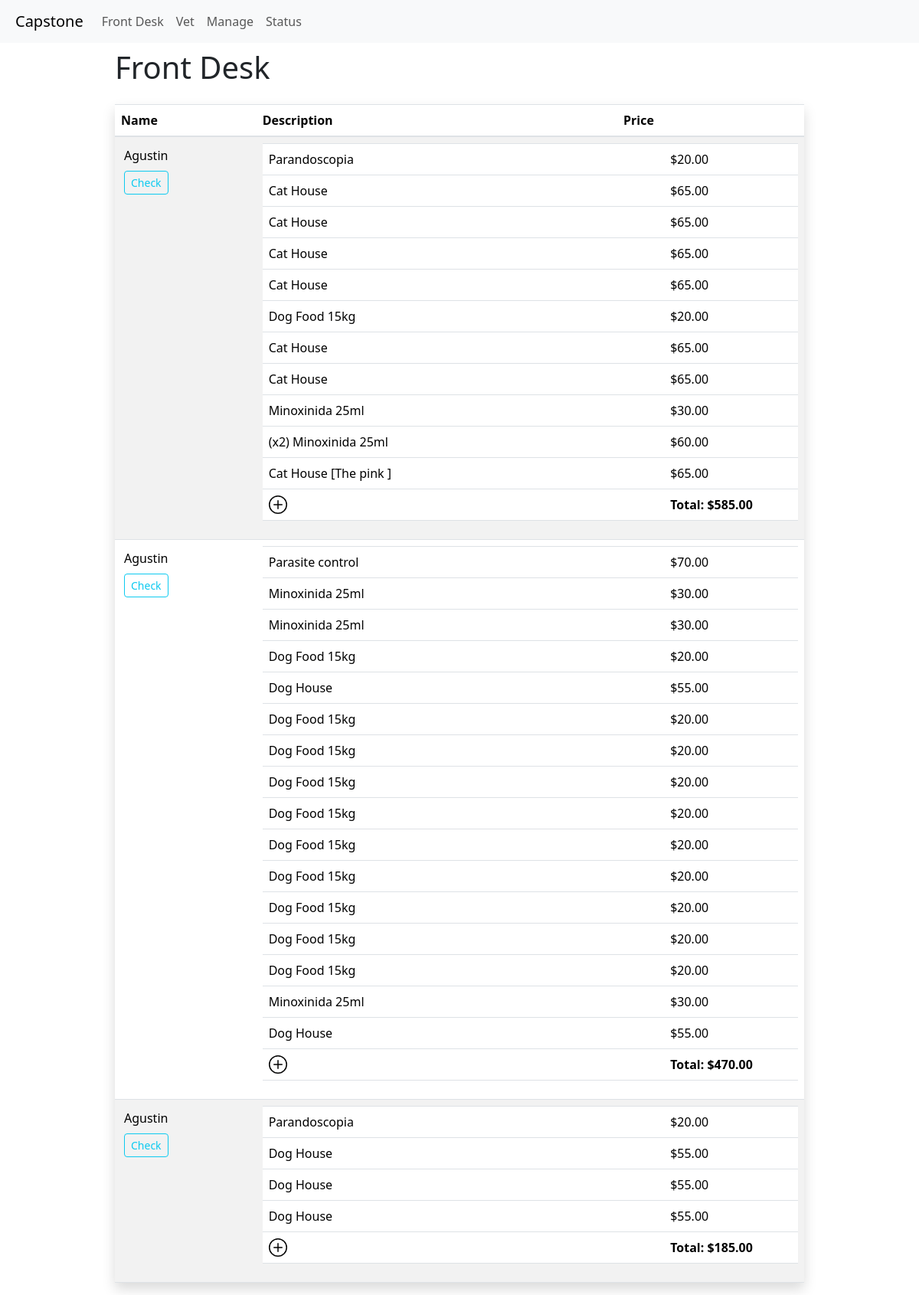
The app's page /front_desk, older data.
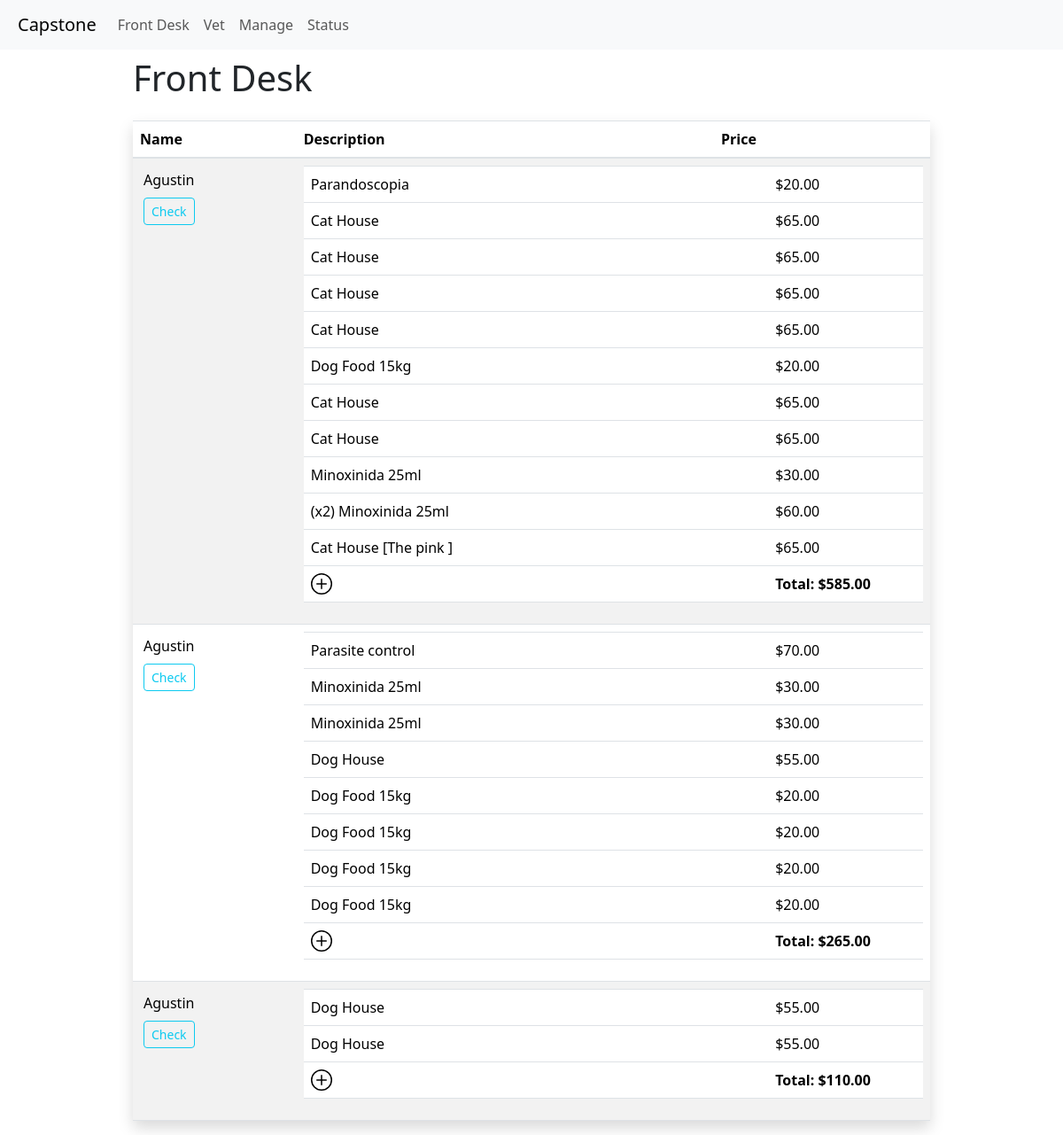
The same page, newer data.
### item_track/models.py (models this page shows, shortened)
class TransactionRecord(models.Model):
    id = models.AutoField(primary_key=True)
    name = models.CharField(max_length=64)
    description = models.CharField(max_length=256, blank=True, null=True)
    client = models.ForeignKey("Client", on_delete=models.CASCADE, related_name="transactions", blank=True, null=True)
    treatments = models.ManyToManyField("Treatment", related_name="transactions", blank=True, null=True)
    date = models.DateTimeField(auto_now_add=True)
    total = models.DecimalField(max_digits=10, decimal_places=2, blank=True, null=True)
    payment_method = models.CharField(max_length=64, blank=True, null=True)
    payment_status = models.CharField(max_length=64, blank=True, null=True)
    payment_date = models.DateTimeField(blank=True, null=True)
    payment_amount = models.DecimalField(max_digits=10, decimal_places=2, blank=True, null=True)
    payment_reference = models.CharField(max_length=64, blank=True, null=True)
    payment_comments = models.CharField(max_length=256, blank=True, null=True)
    active = models.BooleanField(default=True)

class Movements(models.Model):
    id = models.AutoField(primary_key=True)
    item = models.ForeignKey("Item", on_delete=models.CASCADE, related_name="movements", blank=True, null=True)
    observation = models.CharField(max_length=256, blank=True, null=True)
    client = models.ForeignKey("Client", on_delete=models.CASCADE, related_name="movements", blank=True, null=True)
    treatment = models.ForeignKey("Treatment", on_delete=models.CASCADE, related_name="movements", blank=True, null=True)
    date = models.DateTimeField(auto_now_add=True)
    type = models.CharField(max_length=64, blank=True, null=True)
    quantity = models.IntegerField()
    price = models.DecimalField(max_digits=10, decimal_places=2, blank=True, null=True)
    total = models.DecimalField(max_digits=10, decimal_places=2, blank=True, null=True)
    TransactionRecord = models.ForeignKey("TransactionRecord", on_delete=models.CASCADE, related_name="movements", blank=True, null=True)
    def show(self):
        show_amount = ""
        if self.quantity > 1:
            show_amount = (f"(x{self.quantity})")
        show_observation = ""
        if self.observation:
            show_observation = f"[{self.observation}]"
        show_element = ''
        if self.item:
            show_element = self.item.name
        elif self.treatment:
            show_element = self.treatment.name
        return f"{show_amount} {show_element} {show_observation}"

class Treatment(models.Model):
    id = models.AutoField(primary_key=True)
    name = models.CharField(max_length=64)
    description = models.CharField(max_length=256, blank=True, null=True)
    date_added = models.DateTimeField(auto_now_add=True)
    date_modified = models.DateTimeField(auto_now=True)
    price = models.DecimalField(max_digits=10, decimal_places=2, blank=True, null=True)
    active = models.BooleanField(default=True)

class Item(models.Model):
    id = models.AutoField(primary_key=True)
    name = models.CharField(max_length=64)
    description = models.CharField(max_length=256, blank=True, null=True)
    barcode = models.CharField(max_length=64, blank=True, null=True)
    image = models.ImageField(upload_to="item_track/images", blank=True, null=True)
    category = models.ManyToManyField("Category", blank=True, related_name="items")
    price = models.DecimalField(max_digits=10, decimal_places=2, blank=True, null=True)
    stock = models.IntegerField(blank=True, null=True)
    stock_min = models.IntegerField(blank=True, null=True)
    date_added = models.DateTimeField(auto_now_add=True)
    date_modified = models.DateTimeField(auto_now=True)
    expiration_date = models.DateTimeField(blank=True, null=True)
    active = models.BooleanField(default=True)
    def __str__(self):
        return f"{self.name}"

### item_track/views.py (the view, shortened to what this page needs)
# urls.py: path("front_desk", views.front_desk, name="front_desk"),
def front_desk(request):
    items = Item.objects.all()
    treatments = Treatment.objects.all()
    if request.method == "PUT":
        data = json.loads(request.body)
        transaction_id = data['consult_id']
        transaction = TransactionRecord.objects.get(id=transaction_id)
        transaction.active = False
        transaction.save()
    consults = TransactionRecord.objects.filter(active=True).order_by
    past_consults = TransactionRecord.objects.filter(active=False).order_by('-date')
    return render(request, "item_track/front_desk.html",{
        'consults': consults,
        'past_consults': past_consults,
        'items': items,
        'treatments': treatments
    })

### item_track/templates/item_track/front_desk.html (shortened to what this page needs)
{% extends "item_track/layout.html" %}
{% load static %}
{% block body %}
    {% block main %}
        <div class="d-flex justify-content-center">
        <div class="w-75" style="max-width: 1200px;">
                <h1 class="mb-4 mt-2">Front Desk</h1>
                <table class="table table-striped custome-table shadow">
                    <thead>
                        <tr>
                        <th scope="col">Name</th>
                        <th scope="col">Description</th>
                        <th scope="col">Price</th>
                        </tr>
                    </thead>
                    <tbody>
                    {% for consult in consults %}
                        <div>
                            <tr id="row-{{ consult.id }}">
                                <td>
                                    <div class="d-flex flex-column justify-content-between">
                                    <span class="m-1">{{ consult.name }}</span>
                                    <div>
                                        <button onclick="check_consult('{{ csrf_token }}','{{ consult.id }}')" type="submit" class="btn btn-outline-info btn-sm m-1">Check</button>
                                    </div>
                                </td>
                                <td colspan="2" class="custom-table">
                                    <table class="table">
                                        <tbody>
                                            {% for element in consult.movements.all %}
                                                <tr id="row-{{ element.id }}" class="selectable-row"
                                                    data-id="{{ element.id }}"
                                                    onclick="clickrow(event, '{{ element.id }}', '{{ consult.id }}')">
                                                    <td class="w-75">
                                                        {{element.show}}
                                                    </td class="w-25">
                                                    <td>${{ element.total }}</td>
                                                </tr>
                                            {% endfor %}
                                            <tr>
                                                <td>
                                                    <div class="d-flex">
                                                        <svg  xmlns="http://www.w3.org/2000/svg" width="24" height="24" fill="currentColor" viewBox="0 0 16 16"
                                                        class="bi bi-plus-circle mr-3"
                                                        style="cursor: pointer"
                                                        onclick="addRow(this, '{{ consult.id }}', '{{ csrf_token }}')">
                                                        <path d="M8 15A7 7 0 1 1 8 1a7 7 0 0 1 0 14zm0 1A8 8 0 1 0 8 0a8 8 0 0 0 0 16z"/>
                                                        <path d="M8 4a.5.5 0 0 1 .5.5v3h3a.5.5 0 0 1 0 1h-3v3a.5.5 0 0 1-1 0v-3h-3a.5.5 0 0 1 0-1h3v-3A.5.5 0 0 1 8 4z"/>
                                                        </svg>
                                                    </div>
                                                </td>
                                                <td><b>Total: <span id="total-{{ consult.id }}">${{ consult.total }}</span></b></td>
                                            </tr>
                                        </tbody>
                                    </table>
                                </td>
                            </tr>
                        </div>
                    {% endfor %}
                    </tbody>
                </table>
        </div>
        </div>
    {% endblock %}
{% endblock %}

### item_track/templates/item_track/layout.html (shortened to what this page needs)
{% load static %}
<!DOCTYPE html>
<html lang="en">
    <head>
        <link rel="stylesheet" href="https://stackpath.bootstrapcdn.com/bootstrap/4.4.1/css/bootstrap.min.css">
        <link href="{% static 'item_track/styles.css' %}" rel="stylesheet">
        <link rel="stylesheet" href="https://cdnjs.cloudflare.com/ajax/libs/rangeslider.js/2.3.3/rangeslider.css">
        <link href="https://maxcdn.bootstrapcdn.com/bootstrap/4.5.2/css/bootstrap.min.css" rel="stylesheet">
        <link href="https://cdn.jsdelivr.net/npm/bootstrap@5.3.1/dist/css/bootstrap.min.css" rel="stylesheet">
    </head>
    <body>
      <nav class="navbar navbar-expand-lg bg-body-tertiary p-2">
        <div class="container-fluid">
          <a class="navbar-brand" href="{% url 'index' %}">Capstone</a>
          <div class="collapse navbar-collapse" id="navbarNav">
            <ul class="navbar-nav">
              <li class="nav-item">
                <a class="nav-link" href="{% url 'front_desk' %}">Front Desk</a>
              </li>
              <li class="nav-item">
                <a class="nav-link" href="{% url 'vet' %}">Vet</a>
              </li>
              <li class="nav-item">
                <a class="nav-link" href="{% url 'manage' %}">Manage</a>
              </li>
              <li class="nav-item">
                <a class="nav-link" href="{% url 'status' %}">Status</a>
              </li>
            </ul>
          </div>
        </div>
      </nav>
      <div class="body">
          {% block body %}
          {% endblock %}
      </div>
    </body>
</html>

Row changes from the older to the newer data that the page shows:
removed Movements: show "Dog Food 15kg", total "20.00", shown under TransactionRecord (number 2 of 3 on the later page)
removed Movements: show "Dog Food 15kg", total "20.00", shown under TransactionRecord (number 2 of 3 on the later page)
removed Movements: show "Dog Food 15kg", total "20.00", shown under TransactionRecord (number 2 of 3 on the later page)
removed Movements: show "Dog Food 15kg", total "20.00", shown under TransactionRecord (number 2 of 3 on the later page)
removed Movements: show "Dog Food 15kg", total "20.00", shown under TransactionRecord (number 2 of 3 on the later page)
removed Movements: show "Dog Food 15kg", total "20.00", shown under TransactionRecord (number 2 of 3 on the later page)
removed Movements: show "Minoxinida 25ml", total "30.00", shown under TransactionRecord (number 2 of 3 on the later page)
removed Movements: show "Dog House", total "55.00", shown under TransactionRecord (number 2 of 3 on the later page)
removed Movements: show "Parandoscopia", total "20.00", shown under TransactionRecord (number 3 of 3 on the later page)
removed Movements: show "Dog House", total "55.00", shown under TransactionRecord (number 3 of 3 on the later page)
changed TransactionRecord (number 2 of 3 on the later page): total "470.00" → "265.00"
changed TransactionRecord (number 3 of 3 on the later page): total "185.00" → "110.00"
